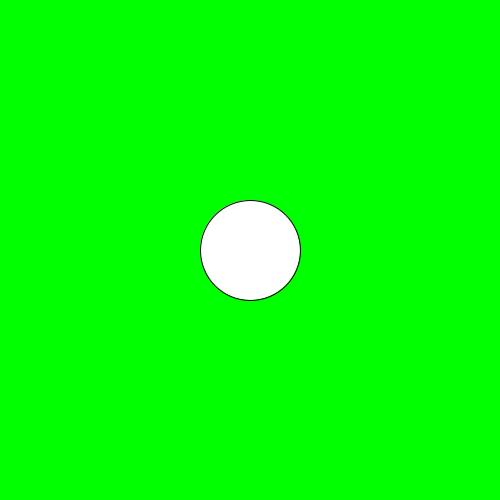
Frame 1 (no input)
Frame 60 (the mouse pressed at the canvas centre just before this capture): identical to frame 1, image omitted
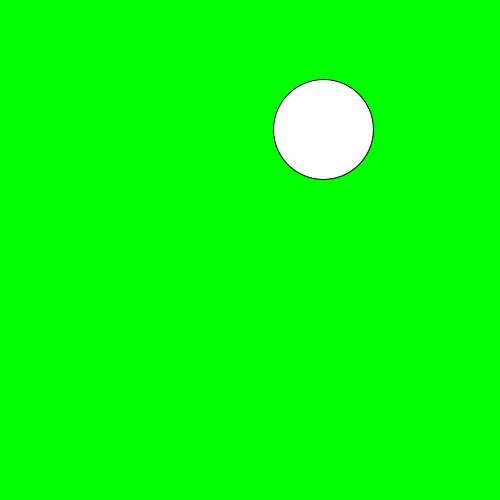
Frame 120 (the mouse held since frame 60 and released just before this capture)

The Processing sketch that drew these frames (run headless with seeded random() and noise(); from frame 60 on, the mouse is pressed at the canvas centre):

// Processing sketch: slippery_dot
// ── slippery_dot.pde
int x = 250;
int y = 250;
int size = 100;
void setup() {
 size(500,500); 
}
void draw() {
  background(0,255,0);
  ellipse(x,y,size,size);
}
void mousePressed() {
  int distance = getDistance(mouseX,mouseY,x,y);
  print(distance);
  if (distance<size/2) {
   x=(int)random(500);
   y=(int)random(500);
  }
}
int getDistance(int x1, int y1, int x2, int y2) {
  return (int)Math.sqrt((y2-y1) * (y2-y1) + (x2-x1) * (x2-x1));
}
